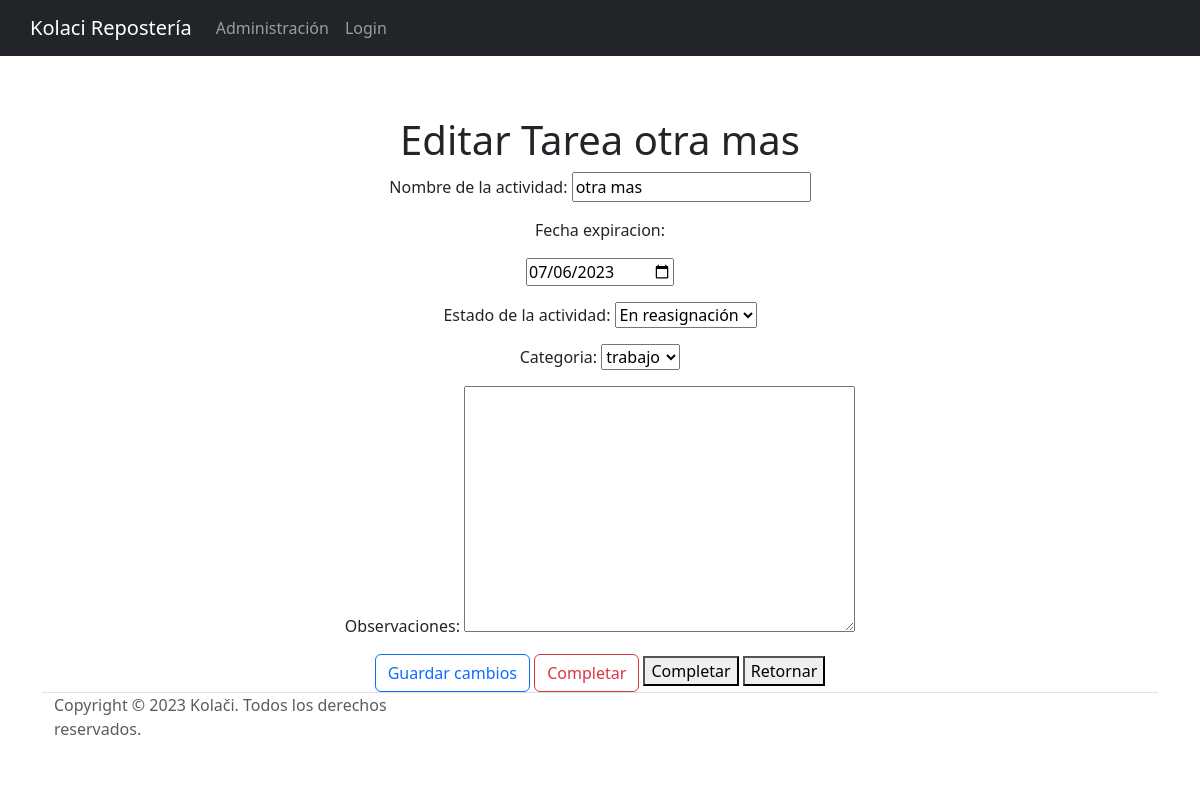
/tareas/10/edit/, run on the app's committed database.
### app/models.py (models this page shows, shortened)
class Tarea(models.Model):
    name = models.CharField(max_length=255, verbose_name="Nombre de la actividad")
    usuario = models.ForeignKey(User, on_delete=models.CASCADE)
    fecha_creacion = models.DateField(auto_now=True)
    fecha_expiracion = models.DateField(default=None, null=True, blank=True)
    observaciones = models.TextField(max_length=1024, null=True, blank=True)
    categoria_opciones = (
        ('trabajo', 'trabajo'),
        ('casa', 'casa'),
        ('estudio', 'estudio'),
        ('etc', 'etc'),
    )
    categoria = models.CharField(max_length=10, choices=categoria_opciones)
    estado_opciones = (
        ('asignada', 'Asignada'),
        ('vista', 'Vista'),
        ('completada', 'Completada'),
        ('en reasignación', 'En reasignación'),
        ('anulada', 'Anulada'),
    )
    estado = models.CharField(max_length=15, choices=estado_opciones, verbose_name="Estado de la actividad")

### app/views.py (the view, shortened to what this page needs)
# urls.py: path('tareas/<int:pk>/edit/', views.TareaEditView.as_view(), name='tareas-edit'),
class TareaEditView(UpdateView): #Updateview es un class-based view usado para actualizar datos
    model = Tarea #se elige el modelo
    form_class = TareaForm #se elige el formulario
    template_name = "app/edit_tarea.html" #se elige el template
    def get_object(self, queryset=None): #override del método de la clase padre.
        tarea = super().get_object(queryset) #obtiene el objeto tarea y lo asigna a esta variable
        tarea.save() #se guarda
        return tarea

### app/models.py
class TareaForm(forms.ModelForm):#heredamos de ModelForm, que genera un formulario a partir del modelo indicado en el Meta
    fecha_expiracion = forms.DateField(widget=AdminDateWidget(attrs={'type': 'date'})) #indicamos la utilización del widget del admin para elegir fecha
    class Meta:
        model = Tarea
        fields = ['name', 'fecha_expiracion', 'estado', 'categoria', 'observaciones']

### app/templates/app/edit_tarea.html (shortened to what this page needs)
{% extends "app/base.html" %}
{% block body %}
  <h1>Editar Tarea {{tarea.name}}</h1>
  <form method="post">
    {{ form.as_p }}
    <button class="btn btn-outline-primary" type="submit">Guardar cambios</button>
    <a class="btn btn-outline-danger" href="{% url 'tareas-delete' tarea.id %}" role="button">Completar</a>
    <button type="submit" name="estado" value="completada">Completar</button>
    <button type="submit" name="estado" value="vista">Retornar</button>
  </form>
{% endblock %}

### data on the page
Tarea: name "otra mas", fecha_expiracion "07/06/2023", estado "En reasignación", categoria "trabajo"
